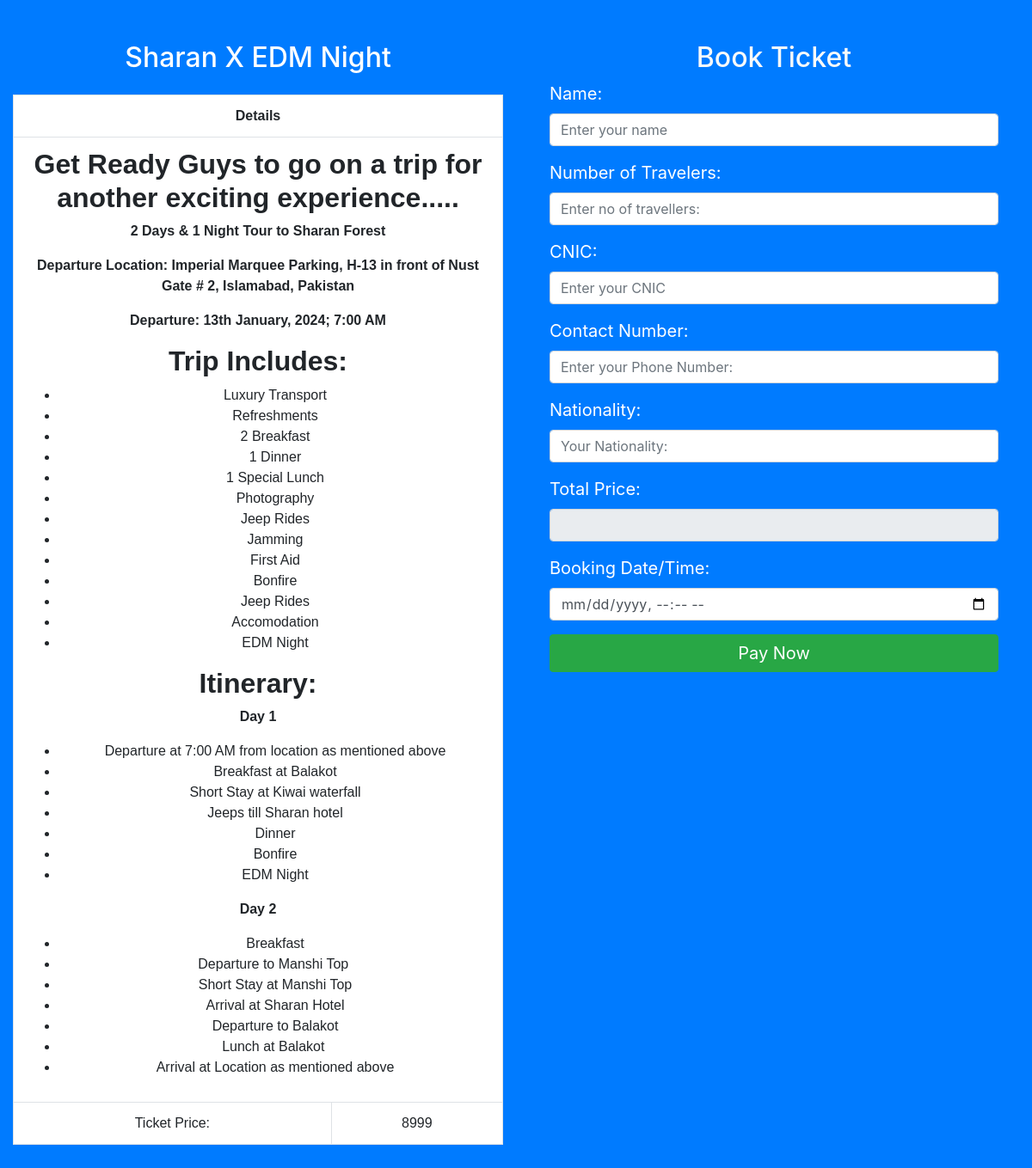
/details/Sharan_x_EDM_Night/, run on the app's committed database.
### special_packages_section/models.py (models this page shows)
class special_package(models.Model):
    package_url=models.CharField(max_length=100,null=True)
    package_name=models.CharField(max_length=100,null=True)
    image=models.FileField(upload_to="special_packages/",max_length=500,null=True)
    title = models.CharField(max_length=100)
    description = models.TextField(max_length=500)
    days_nights = models.CharField(max_length=100)
    max_people = models.CharField(max_length=100)
    location=models.CharField(max_length=100,null=True)
    reviews=models.CharField(max_length=100,null=True)
    price=models.CharField(max_length=100,null=True)
    details=details=HTMLField(null=True)

### xpedition_tour/views.py (the view)
# urls.py: path('details/<test>/', views.details, name="details"),
def details(request, test):
    x=userform()
    special_packages = list(special_package.objects.all())
    all_packages = list(all_package.objects.all())
    combined_packages = special_packages + all_packages
    try:
        package = next(p for p in combined_packages if p.package_url == test)
    except StopIteration:
        raise Http404("Package not found.")
    data_list = [{'package_name': package.package_name, 'details': package.details,'price':package.price}]
    package_names = [item['package_name'] for item in data_list]
    package_names_string = ', '.join(package_names)
    package_prices = [item['price'] for item in data_list]
    package_price_string = ', '.join(package_prices)
    dict={
        'data_list': data_list,
        'form':x,
        'package_names_string':package_names_string,
        'package_price_string':package_price_string,
    }
    if request.method == 'POST':
        form_a = userform(request.POST)
        if form_a.is_valid():
            datetimeampm = form_a.cleaned_data['datetimeampm']
            formatted_datetime = datetimeampm.strftime('%d/%m/%Y %I:%M:%S %p')
            request.session['date_time'] = formatted_datetime
            request.session['full_name'] = form_a.cleaned_data['full_name']
            request.session['no_of_travellers'] = form_a.cleaned_data['no_of_travellers']
            request.session['cnic'] = form_a.cleaned_data['cnic']
            request.session['nationality'] = form_a.cleaned_data['nationality']
            request.session['phone'] = form_a.cleaned_data['phone']
            total_amount_value = form_a.cleaned_data['total_amount']
            total_amount_str = str(total_amount_value)
            request.session['total_amount'] = total_amount_str
            request.session['package_names_string'] = package_names_string
            request.session['package_price_string'] = package_price_string
            print(request.session['full_name'])
            print(request.session['no_of_travellers'])
            print(total_amount_value)
            print(request.session['cnic'])
            print(request.session['nationality'])
            print("Total Amount:", total_amount_value)
            print(request.session['date_time'])
            print(request.session['package_names_string'])
            print(request.session['package_price_string'])
            print(request.session['phone'])
            return redirect('payment')
    else:
        form_a = userform()
    return render(request, "details.html", dict)

### payments/forms.py
class userform(forms.Form):
    full_name = forms.CharField(widget=forms.TextInput(attrs={'class': 'form-control', 'placeholder': 'Enter your name'}))
    no_of_travellers = forms.IntegerField(label="Enter no of travellers:", widget=forms.TextInput(attrs={'class': 'form-control', 'placeholder': 'Enter no of travellers:', 'oninput': 'calculateUpdatedPrice()'}))
    cnic = forms.CharField(label="CNIC:", widget=forms.TextInput(attrs={'class': 'form-control', 'placeholder': 'Enter your CNIC'}))
    phone = forms.CharField(label="Phone Number:", widget=forms.TextInput(attrs={'class': 'form-control', 'placeholder': 'Enter your Phone Number:'}))
    nationality = forms.CharField(label="Nationality:", widget=forms.TextInput(attrs={'class': 'form-control', 'placeholder': 'Your Nationality:'}))
    total_amount = forms.DecimalField(label="Total Price:", widget=forms.TextInput(attrs={'class': 'form-control', 'readonly': True}))
    datetimeampm = forms.DateTimeField(input_formats=['%Y-%m-%dT%H:%M'])

### templates/details.html (shortened to what this page needs)
<!DOCTYPE html>
<html lang="en">
<head>
  <link rel="stylesheet" href="https://stackpath.bootstrapcdn.com/bootstrap/4.5.2/css/bootstrap.min.css">
</head>
<body class="bg-light">
  <div class="container-fluid">
    <div class="row">
      <div class="col-md-6  py-5" style=" background-color: #007bff;">
        <div class="text-center">
          {% for item in data_list %}
            <h2 style="color: white;">{{ item.package_name }}</h2>
            <table class="details-table mt-4 table table-bordered">
              <tr>
                <th colspan="2">Details</th>
              </tr>
              <tr>
                <td colspan="2">{{ item.details | safe }}</td>
              </tr>
              <tr>
                <td>Ticket Price:</td>
                <td id="ticketPrice">{{ item.price }}</td>
              </tr>
            </table>
          {% endfor %}
        </div>
      </div>
      <div class="col-md-6  py-5" style="background-color: #007bff;">
        <div class="text-center text-light">
          <h2>Book Ticket</h2>
        </div>
        <form method="post" class="px-4">
          <div class="form-group">
            <label for="{{ form.full_name.id_for_label }}"><span style="color: white; font-size: 20px;">Name:</span></label>
            {{ form.full_name }}
          </div>
          <div class="form-group">
            <label for="{{ form.no_of_travellers.id_for_label }}"><span style="color: white;  font-size: 20px;">Number of Travelers:</span></label>
            {{ form.no_of_travellers }}
          </div>
          <div class="form-group">
            <label for="{{ form.cnic.id_for_label }}"><span style="color: white;  font-size: 20px;">CNIC:</span></label>
            {{ form.cnic }}
          </div>
          <div class="form-group">
            <label for="{{ form.phone.id_for_label }}"><span style="color: white;  font-size: 20px;">Contact Number:</span></label>
            {{ form.phone }}
          </div>
          <div class="form-group">
            <label for="{{ form.nationality.id_for_label }}"><span style="color: white;  font-size: 20px;">Nationality:</span></label>
            {{ form.nationality }}
          </div>
          <div class="form-group">
            <label for="{{ form.total_amount.id_for_label }}"><span style="color: white;  font-size: 20px;">Total Price:</span></label>
            {{ form.total_amount }}
          </div>
          <div class="form-group">
            <label for="{{ form.datetimeampm.id_for_label }}"><span style="color: white;  font-size: 20px;">Booking Date/Time:</span></label>
            <input type="datetime-local" name="{{ form.datetimeampm.name }}" id="{{ form.datetimeampm.id_for_label }}" required class="form-control" value="{{ form.datetimeampm.value|default:'' }}">
        </div>
        <button type="submit" class="btn btn-success btn-block"><span style="color: white;  font-size: 20px;">Pay Now</span></button>
        </form>
      </div>
    </div>
  </div>
</body>
</html>
</body>
</html>

### templates/details.html (style rules this page uses)
:root { --primary-color: #007bff; --secondary-color: #6c757d; --light-color: #f8f9fa; --dark-color: #343a40; }
.bg-light { background-color: var(--light-color); }
.details-table { width: 100%; background-color: white; font-family: Arial, sans-serif; font-size: 16px; }

### data on the page
special_package: package_name "Sharan X EDM Night", details "Get Ready Guys to go on a trip for another exciting experience..... 2 Days & 1 Night Tour to Sharan Forest Departure Location: Imperial Marquee Parking, H-13 in front of Nust Gate # 2, Islamabad, Pakistan Departure: 13th January, 2024; 7:00 AM Trip Includes: Luxury Transport Refreshments 2 Breakfast 1 Dinner 1 Special Lunch Photography Jeep Rides Jamming First Aid Bonfire Jeep Rides Accomodation EDM Night Itinerary: Day 1 Departure at 7:00 AM from location as mentioned above Breakfast at Balakot Short Stay at Kiwai waterfall Jeeps till Sharan hotel Dinner Bonfire EDM Night Day 2 Breakfast Departure to Manshi Top Short Stay at Manshi Top Arrival at Sharan Hotel Departure to Balakot Lunch at…", price "8999"
